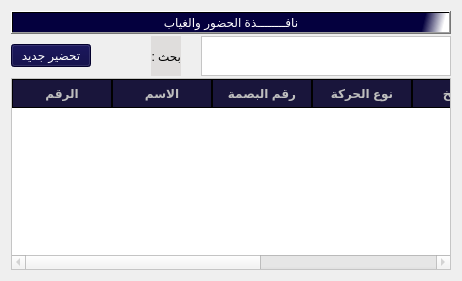
             <widget class="QWidget" name="tab">
              <attribute name="title">
               <string>تحضير يدوي</string>
              </attribute>
              <layout class="QHBoxLayout" name="horizontalLayout_2">
               <item>
                <layout class="QGridLayout" name="gridLayout_3">
                 <item row="0" column="0">
                  <layout class="QVBoxLayout" name="verticalLayout_2">
                   <item>
                    <layout class="QVBoxLayout" name="verticalLayout_110" stretch="3,3,96">
                     <property name="spacing">
                      <number>2</number>
                     </property>
                     <item>
                      <widget class="QPushButton" name="pushButton_217">
                       <property name="styleSheet">
                        <string notr="true">background-color:rgb(223, 221, 220);
color:rgb(0, 0, 0);

font: 18pt &quot;Mohammad Annoktah&quot;;
background-color:qlineargradient(spread:pad, x1:0.506975, y1:0.432, x2:0.99, y2:0.437227, stop:0.900498 rgba(4, 0, 62, 255), stop:1 rgba(255, 255, 255, 255));
color:rgb(255, 255, 255);
font: 15pt &quot;PT Bold Heading&quot;;</string>
                       </property>
                       <property name="text">
                        <string>نافــــــــذة الحضور والغياب</string>
                       </property>
                      </widget>
                     </item>
                     <item>
                      <layout class="QHBoxLayout" name="horizontalLayout_177" stretch="0,40,0,0">
                       <property name="spacing">
                        <number>20</number>
                       </property>
                       <item>
                        <widget class="QPushButton" name="addNewAttendence">
                         <property name="layoutDirection">
                          <enum>Qt::LeftToRight</enum>
                         </property>
                         <property name="styleSheet">
                          <string notr="true">background-color:rgb(4, 0, 62);
color:rgb(255, 255, 255);
font: 15pt &quot;PT Bold Heading&quot;;</string>
                         </property>
                         <property name="text">
                          <string>تحضير جديد</string>
                         </property>
                         <property name="icon">
                          <iconset>
                           <normaloff>../.designer/.designer/backup/icons/add-to-28.svg</normaloff>../.designer/.designer/backup/icons/add-to-28.svg</iconset>
                         </property>
                         <property name="iconSize">
                          <size>
                           <width>30</width>
                           <height>30</height>
                          </size>
                         </property>
                        </widget>
                       </item>
                       <item>
                        <spacer name="horizontalSpacer_48">
                         <property name="orientation">
                          <enum>Qt::Horizontal</enum>
                         </property>
                         <property name="sizeHint" stdset="0">
                          <size>
                           <width>40</width>
                           <height>20</height>
                          </size>
                         </property>
                        </spacer>
                       </item>
                       <item>
                        <widget class="QLabel" name="label_146">
                         <property name="styleSheet">
                          <string notr="true">background-color:rgb(223, 221, 220);
color:rgb(0, 0, 0);

font: 15pt &quot;Mohammad Annoktah&quot;;</string>
                         </property>
                         <property name="text">
                          <string>بحث :</string>
                         </property>
                        </widget>
                       </item>
                       <item>
                        <widget class="QTextEdit" name="textSearchAttendence">
                         <property name="maximumSize">
                          <size>
                           <width>250</width>
                           <height>40</height>
                          </size>
                         </property>
                         <property name="styleSheet">
                          <string notr="true">background-color:rgb(255, 255, 255);
color:rgb(0, 0, 0);
font: 10pt &quot;PT Bold Heading&quot;;</string>
                         </property>
                        </widget>
                       </item>
                      </layout>
                     </item>
                     <item>
                      <layout class="QHBoxLayout" name="horizontalLayout">
                       <item>
                        <widget class="QTableWidget" name="tblAttendence">
                         <property name="enabled">
                          <bool>false</bool>
                         </property>
                         <property name="styleSheet">
                          <string notr="true">QTableWidget {
    background-color: #FFFFFF;
    alternate-background-color:rgb(0, 0, 0);
  font: 15pt &quot;PT Bold Heading&quot;;
    font-weight: bold;
 color:rgb(0, 0, 0)

}

QHeaderView::section {
    background-color:rgb(25, 21, 59);
    border: 1px solid rgb(0, 0, 0);
    font-weight: bold;
    padding: 4px;
    text-align: center;
	font: rgb(255, 255, 255)
}

QTableWidget::item:selected {
    background-color:rgb(25, 21, 65);
    color:rgb(255, 255, 255);
}
</string>
                         </property>
                         <column>
                          <property name="text">
                           <string>الرقم</string>
                          </property>
                         </column>
                         <column>
                          <property name="text">
                           <string>الاسم</string>
                          </property>
                         </column>
                         <column>
                          <property name="text">
                           <string>رقم البصمة</string>
                          </property>
                         </column>
                         <column>
                          <property name="text">
                           <string>نوع الحركة</string>
                          </property>
                         </column>
                         <column>
                          <property name="text">
                           <string>التاريخ</string>
                          </property>
                         </column>
                         <column>
                          <property name="text">
                           <string>رقم الماكنة</string>
                          </property>
                         </column>
                         <column>
                          <property name="text">
                           <string>العمليات</string>
                          </property>
                         </column>
                        </widget>
                       </item>
                      </layout>
                     </item>
                    </layout>
                   </item>
                  </layout>
                 </item>
                </layout>
               </item>
              </layout>
             </widget>
